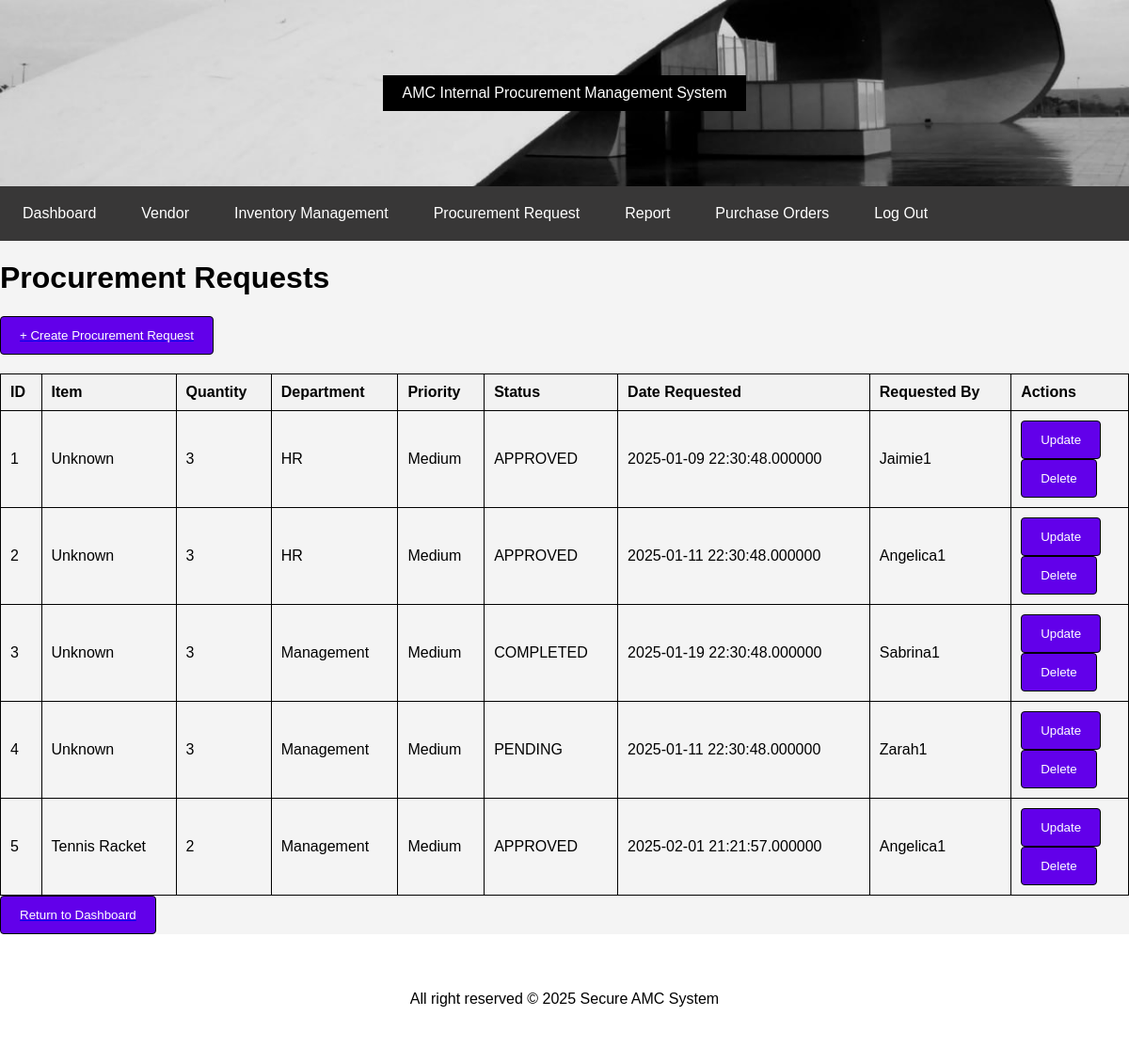
Page /assignment/procurement/procurement.php (signed in) on the earlier database version.
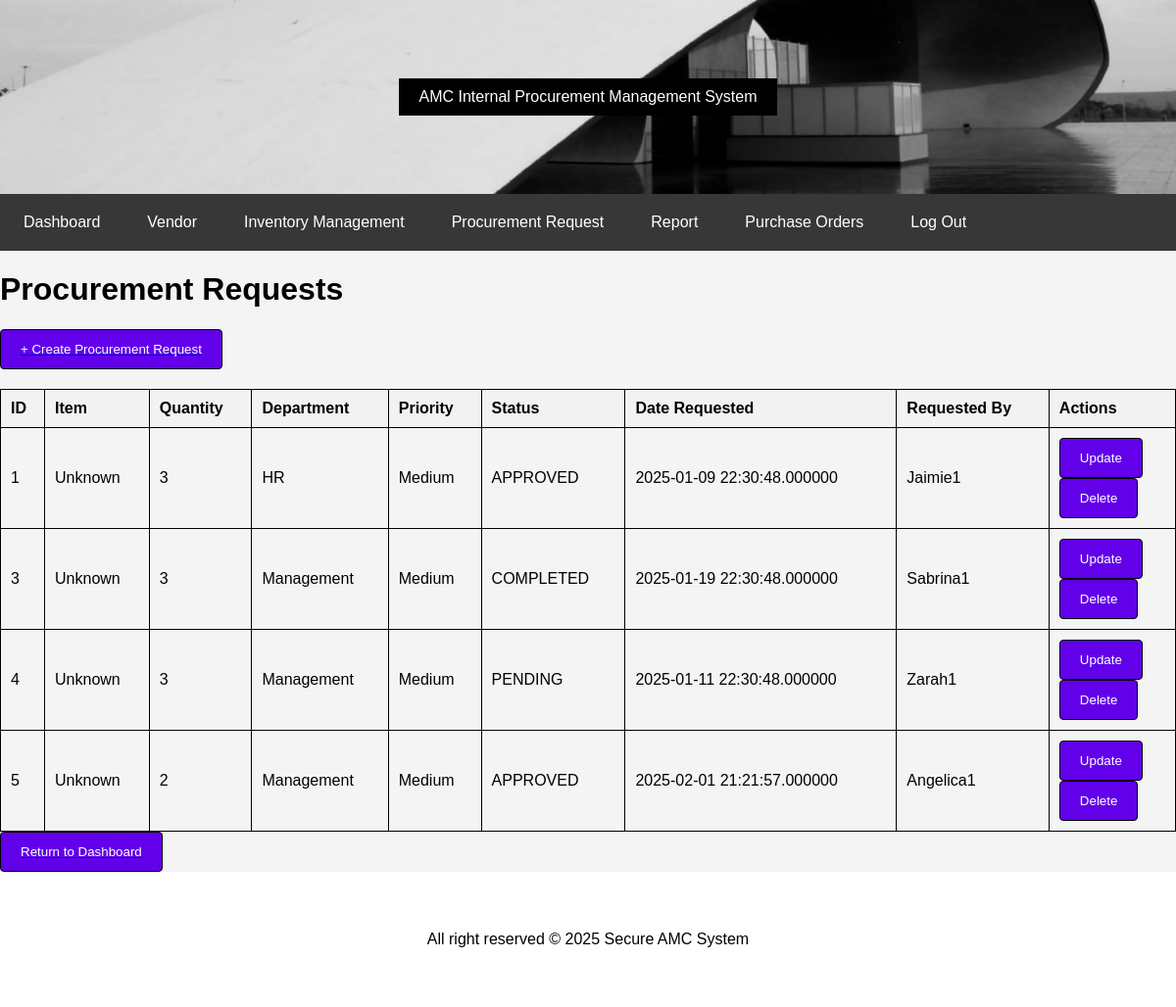
Same page on the later database version.
### tables this page shows
CREATE TABLE `procurement` (
  `PROCUREMENT_ID` int(11) NOT NULL,
  `ITEM_ID` int(11) DEFAULT NULL,
  `QUANTITY` int(11) DEFAULT NULL,
  `DEPARTMENT_ID` int(11) DEFAULT NULL,
  `PRIORITY_LEVEL` enum('Low','Medium','High','') DEFAULT NULL,
  `STATUS` enum('PENDING','APPROVED','COMPLETED','') DEFAULT NULL,
  `USER_ID` int(11) DEFAULT NULL,
  `DATE_REQUESTED` datetime(6) DEFAULT NULL
);

CREATE TABLE `department` (
  `DEPARTMENT_ID` int(11) NOT NULL,
  `NAME` varchar(50) DEFAULT NULL
);

CREATE TABLE `user` (
  `USER_ID` int(11) NOT NULL,
  `USERNAME` varchar(20) DEFAULT NULL,
  `PASSWORD` varchar(64) DEFAULT NULL,
  `EMAIL` varchar(100) DEFAULT NULL,
  `ROLE_ID` int(11) DEFAULT NULL,
  `needs_password_reset` tinyint(1) NOT NULL DEFAULT 1,
  `token` varchar(255) DEFAULT NULL,
  `token_expires` int(11) DEFAULT NULL
);

CREATE TABLE `inventory` (
  `ITEM_ID` int(11) NOT NULL,
  `NAME` varchar(50) NOT NULL,
  `SKU` varchar(20) NOT NULL,
  `PRICE` decimal(10,2) NOT NULL,
  `CATEGORY_ID` int(11) NOT NULL,
  `DESCRIPTION` varchar(1000) DEFAULT NULL,
  `QUANTITY` int(11) NOT NULL DEFAULT 0,
  `STOCK` int(11) NOT NULL DEFAULT 0
);

### assignment/procurement/procurement.php (the view, shortened to what this page needs)
<?php
include '../config.php';
include '../header.php';
include '../navigation.php';
$query = "SELECT
            p.procurement_id,
            i.name AS item_name,
            p.quantity,
            d.name AS department_name,
            p.priority_level,
            p.status,
            p.date_requested,
            u.username AS requested_by
        FROM procurement p
        LEFT JOIN inventory i ON p.item_id = i.item_id
        LEFT JOIN department d ON p.department_id = d.department_id
        LEFT JOIN user u ON p.user_id = u.user_id";
$result = $conn->query($query);
?>
<!DOCTYPE html>
<html lang="en">
<head>
    <link rel="stylesheet" href="style.css">
</head>
<body>
    <h1>Procurement Requests</h1>
    <a href="create.php"><button class="button.create">+ Create Procurement Request</button></a>
    <?php if ($result->num_rows > 0): ?>
        <table>
            <tr>
                <th>ID</th>
                <th>Item</th>
                <th>Quantity</th>
                <th>Department</th>
                <th>Priority</th>
                <th>Status</th>
                <th>Date Requested</th>
                <th>Requested By</th>
                <th>Actions</th>
            </tr>
            <?php while ($row = $result->fetch_assoc()): ?>
                <tr>
                    <td><?= htmlspecialchars($row['procurement_id'] ?? 'Unknown') ?></td>
                    <td><?= htmlspecialchars($row['item_name'] ?? 'Unknown') ?></td>
                    <td><?= htmlspecialchars($row['quantity'] ?? 'Unknown') ?></td>
                    <td><?= htmlspecialchars($row['department_name'] ?? 'Unknown') ?></td>
                    <td><?= htmlspecialchars($row['priority_level'] ?? 'Unknown') ?></td>
                    <td><?= htmlspecialchars($row['status'] ?? 'Unknown') ?></td>
                    <td><?= htmlspecialchars($row['date_requested'] ?? 'Unknown') ?></td>
                    <td><?= htmlspecialchars($row['requested_by'] ?? 'Unknown') ?></td>
                    <td>
                        <div class="button-group">
                            <button onclick="window.location.href='update.php?procurement_id=<?= $row['procurement_id'] ?>'">Update</button>
                            <?php if ($_SESSION['session_role'] == 1): ?>
                                    <form method="post" action="delete.php" style="display:inline;">
                                        <button type="submit" class="delete" onclick="return confirm('Are you sure you want to delete this procurement request?');">Delete</button>
                                    </form>
                            <?php endif; ?>
                    </td>
                </tr>
            <?php endwhile; ?>
        </table>
    <?php else: ?>
        <p>No procurement requests found.</p>
    <?php endif; ?>
    <a href="../dashboard.php"><button class="return">Return to Dashboard</button></a>
</body>
</html>
<?php include '../footer.php'; ?>

Differences in the rows shown:
removed procurement: PROCUREMENT_ID "2", item_name "Unknown", QUANTITY "3", DEPARTMENT_ID.NAME "HR", PRIORITY_LEVEL "Medium", STATUS "APPROVED", DATE_REQUESTED "2025-01-11 22:30:48.000000", USER_ID.USERNAME "Angelica1"
computed for procurement "Angelica1": ITEM_ID.NAME "Tennis Racket" → "Unknown"
